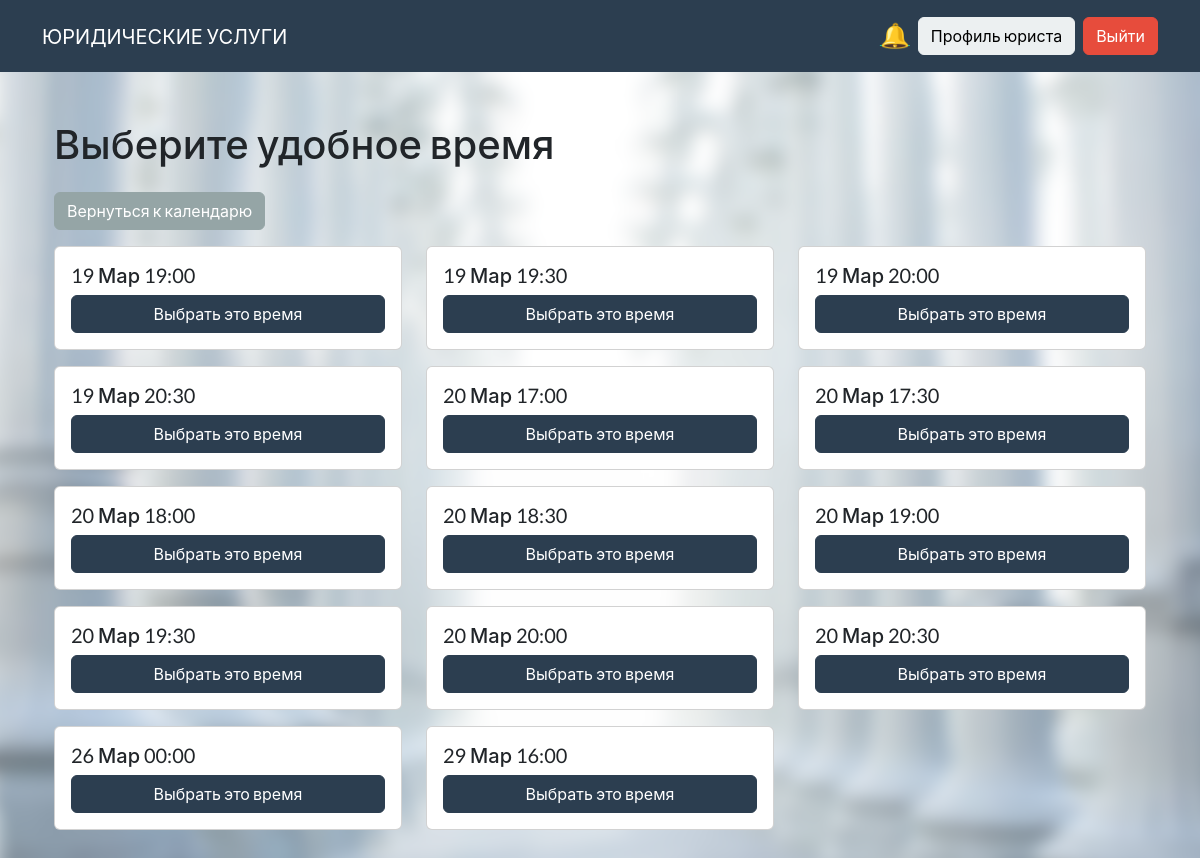
Page /appointments/select_slot/ (signed in) on the committed database.
### appointments/models.py (models this page shows, shortened)
class CalendarSlot(models.Model):
    lawyer = models.ForeignKey(
        settings.AUTH_USER_MODEL,
        on_delete=models.CASCADE,
        related_name='calendar_slots',
        verbose_name="Юрист"
    )
    start_time = models.DateTimeField(
        "Начало",
        help_text="Начало временного слота"
    )
    end_time = models.DateTimeField(
        "Конец",
        help_text="Конец временного слота"
    )
    is_booked = models.BooleanField(
        "Забронирован",
        default=False
    )
    created_at = models.DateTimeField(
        "Создано",
        auto_now_add=True
    )
    updated_at = models.DateTimeField(
        "Обновлено",
        auto_now=True
    )
    class Meta:
        verbose_name = "Временной слот"
        verbose_name_plural = "Временные слоты"
        ordering = ['start_time']
        constraints = [
            models.UniqueConstraint(
                fields=['lawyer', 'start_time'],
                name='unique_slot'
            )
        ]

### appointments/views.py (the view)
# urls.py: path('select_slot/', views.select_slot, name='select_slot'),
@login_required
def select_slot(request):
    if not request.user.is_staff:
        messages.error(request, "Доступ запрещен. Вы не являетесь юристом.")
        return redirect('home')
    now = timezone.now()
    available_slots = CalendarSlot.objects.filter(
        lawyer=request.user,
        start_time__gte=now,  # Сравнение с осведомленной датой
        is_booked=False
    ).order_by('start_time')
    return render(request, 'appointments/select_slot.html', {'slots': available_slots})

### context_processors.py (called while the page is built)
def lawyer_notifications(request):
    from appointments.models import Appointment  # avoid circular imports
    if request.user.is_authenticated and hasattr(request.user, 'lawyerprofile'):
        count = Appointment.objects.filter(lawyer=request.user, status="Pending").count()
        return {'pending_appointments_count': count}
    return {}

### templates/appointments/select_slot.html (shortened to what this page needs)
{% extends 'base.html' %}
{% block content %}
<div class="container my-5">
    <h2 class="mb-4">Выберите удобное время</h2>
    <div class="mt-4">
        <a href="{% url 'appointments:calendar' %}" class="btn btn-secondary mb-3">Вернуться к календарю</a>
    </div>
    <div class="row">
        {% for slot in slots %}
        <div class="col-md-4 mb-3">
            <div class="card">
                <div class="card-body">
                    <h5 class="card-title">{{ slot.start_time|date:"d M H:i" }}</h5>
                    <form method="post" action="{% url 'create_appointment' %}">
                        <button type="submit" class="btn btn-primary w-100">
                            Выбрать это время
                        </button>
                    </form>
                </div>
            </div>
        </div>
        {% empty %}
        <div class="col-12">
            <div class="alert alert-info">
                Нет доступных слотов для записи. Пожалуйста, проверьте позже.
            </div>
        </div>
        {% endfor %}
    </div>
</div>
{% endblock %}

### static/styles.css (style rules this page uses)
body { position: relative; z-index: 0; }
body::before { content: ""; position: fixed; top: 0; left: 0; right: 0; bottom: 0; background: url('lawyer_system/static/images/123.avif') no-repeat center center; background-size: cover; transform: scale(1.1); filter: blur(8px); z-index: -1; }

### rows in the picture
CalendarSlot: start_time "19 Мар 19:00"
CalendarSlot: start_time "19 Мар 19:30"
CalendarSlot: start_time "19 Мар 20:00"
CalendarSlot: start_time "19 Мар 20:30"
CalendarSlot: start_time "20 Мар 17:00"
CalendarSlot: start_time "20 Мар 17:30"
CalendarSlot: start_time "20 Мар 18:00"
CalendarSlot: start_time "20 Мар 18:30"
CalendarSlot: start_time "20 Мар 19:00"
CalendarSlot: start_time "20 Мар 19:30"
CalendarSlot: start_time "20 Мар 20:00"
CalendarSlot: start_time "20 Мар 20:30"
CalendarSlot: start_time "26 Мар 00:00"
CalendarSlot: start_time "29 Мар 16:00"
